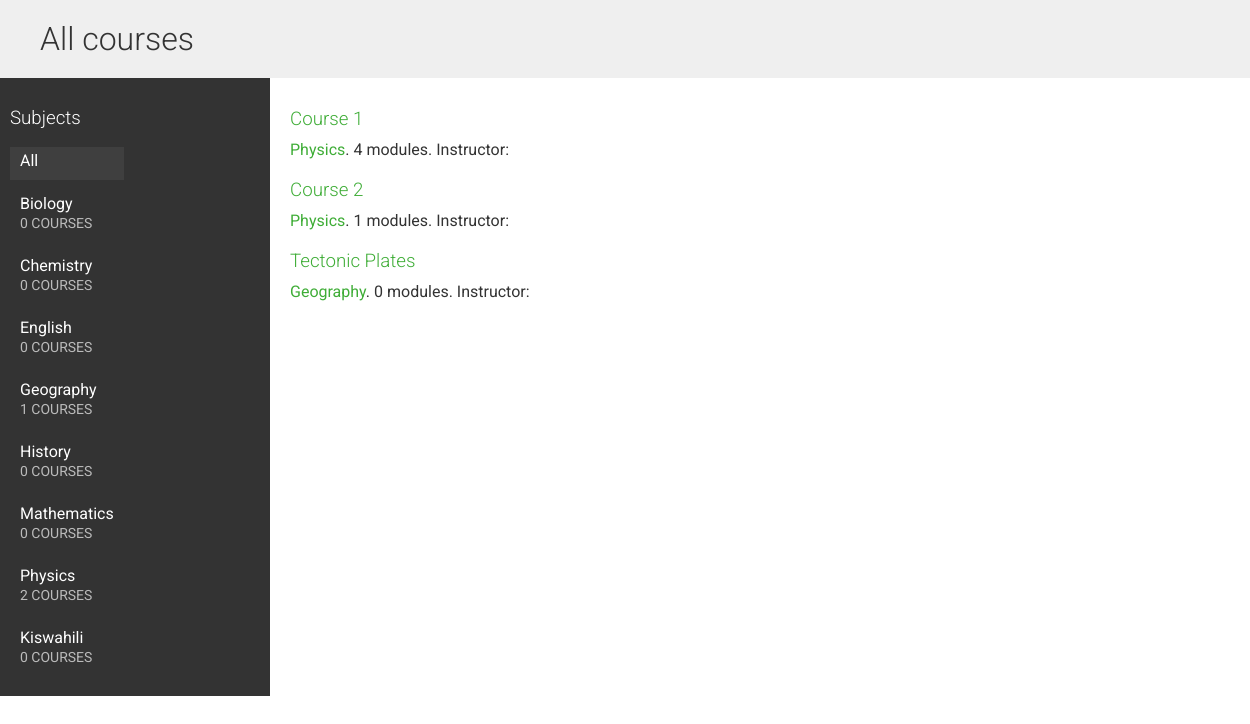
Page /courses/ on the earlier database version.
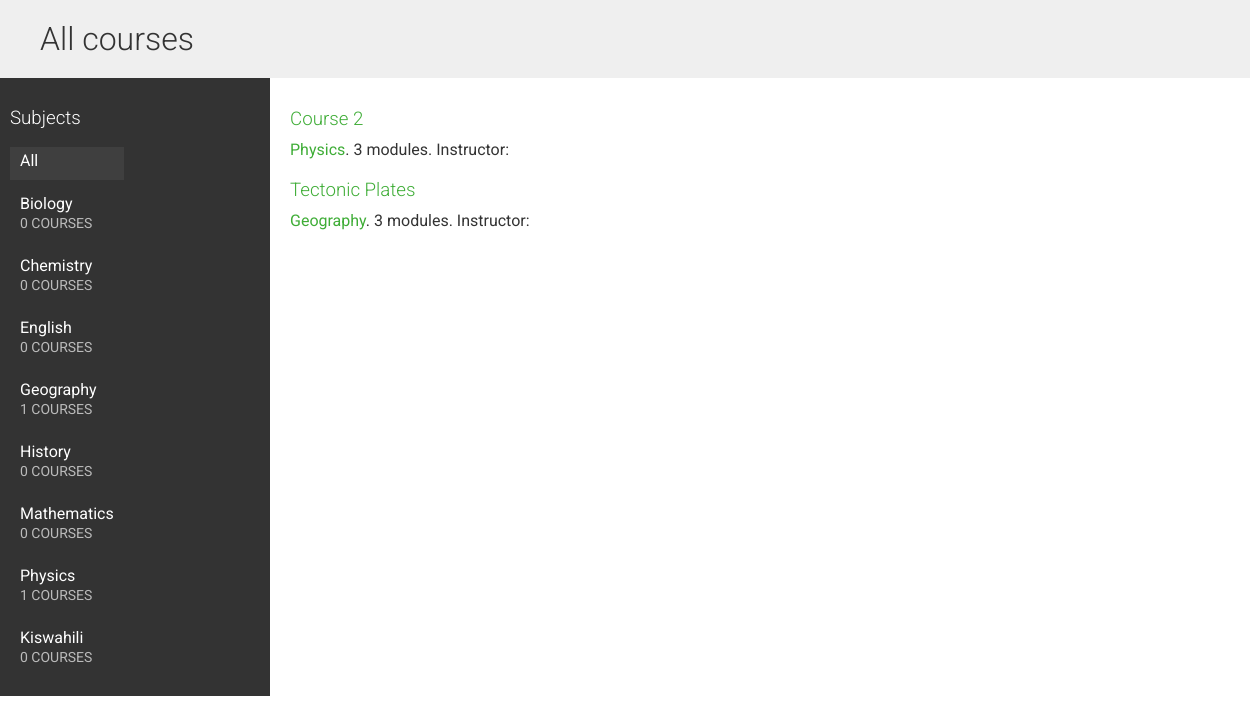
Same page on the later database version.
### courses/models.py (models this page shows, shortened)
class Subject(models.Model):
    title = models.CharField(max_length=200)
    slug = models.SlugField(max_length=200, unique=True)
    class Meta:
        ordering = ['title']
    def __str__(self):
        return self.title

class Course(models.Model):
    owner = models.ForeignKey(User,related_name='courses_created', on_delete=models.CASCADE)
    subject = models.ForeignKey(Subject, related_name='courses', on_delete=models.CASCADE)
    title = models.CharField(max_length=200)
    slug = models.SlugField(max_length=200, unique=True)
    overview = models.TextField()
    created = models.DateTimeField(auto_now_add=True)
    students = models.ManyToManyField(User, related_name='courses_joined', blank=True)
    class Meta:
        ordering = ['-created']

### courses/views.py (the view)
# urls.py: path('', CourseListView.as_view(), name='course_list'),
class CourseListView(TemplateResponseMixin, View):
    model = Course
    template_name = 'courses/list.html'
    def get(self, request, subject=None):
        subjects = Subject.objects.annotate(total_courses=Count('courses'))
        courses = Course.objects.annotate(total_modules=Count('modules'))
        if subject:
            subject = get_object_or_404(Subject, slug=subject)
            courses = courses.filter(subject=subject)
        return self.render_to_response({'subjects': subjects, 'subject': subject, 'courses': courses})

### templates/courses/list.html (shortened to what this page needs)
{% extends "base.html" %}
{% block content %}
    <h1>
        {% if subject %}
            {{ subject.title }} courses
        {% else %}
            All courses
        {% endif %}
    </h1>
    <div class="contents">
        <h3>Subjects</h3>
        <ul id="modules">
            <li {% if not subject %}class="selected"{% endif %}>
                <a href="{% url "course_list" %}">All</a>
            </li>
            {% for s in subjects %}
                <li {% if subject == s %}class="selected"{% endif %}>
                    <a href="{% url "course_list_subject" s.slug %}">
                        {{ s.title }}
                        <br>
                        <span>{{ s.total_courses }} courses</span>
                    </a>
                </li>
            {% endfor %}
        </ul>
    </div>
    <div class="module">
        {% for course in courses %}
            {% with subject=course.subject %}
                <h3>
                    <a href="{% url "course_detail" course.slug %}">
                        {{ course.title }}
                    </a>
                </h3>
                <p>
                    <a href="{% url "course_list_subject" subject.slug %}">{{subject }}</a>.
                        {{ course.total_modules }} modules.
                        Instructor: {{ course.owner.get_full_name }}
                </p>
            {% endwith %}
        {% endfor %}
    </div>
{% endblock %}

### templates/base.html (shortened to what this page needs)
{% load static %}
<!DOCTYPE html>
<html>
    <head>
        <link href="{% static "css/base.css" %}" rel="stylesheet">
    </head>
    <body>
        <div id="content">
            {% block content %}
            {% endblock %}
        </div>
    </body>
</html>

### static/css/base.css (style rules this page uses)
body { margin: 0; font-family: "Roboto", sans-serif; font-weight: 400; color: #333; }
a { color: #3fad37; text-decoration: none; }
ul { float: left; }
h1, h2, h3, h4, h5, h6 { font-family: "Roboto", sans-serif; font-weight: 300; }
h1 { background: #efefef; width: 100%; overflow: auto; padding: 20px 0 20px 40px; margin: 0; }
.module { padding: 10px 20px; float: left; width: 600px; }
.module h3 { margin: 20px 0 0; padding: 0; width: 100%; }
.module p { margin: 10px 0 20px; width: 100%; float: left; }
.contents { width: 20%; padding: 10px; float: left; background: #333; color: #fff; font-family: "Roboto", sans-serif; }
.contents ul { list-style: none; margin: 0; padding: 0; }
.contents ul li { margin: 0 0 10px 0; padding: 4px 10px 10px; overflow: auto; }
.contents ul li.selected { background: #3f3f3f; }
.contents ul span { text-transform: uppercase; color: #bbb; font-size: 14px; }
.contents ul a { display: block; color: #fff; text-decoration: none; }

Differences in the rows shown:
removed Course: title "Course 1", subject "Physics", total_modules "4"
computed for Subject "Physics": total_courses "2" → "1"
changed Course "Course 2": total_modules "1" → "3"
computed for Course "Tectonic Plates": total_modules "0" → "3"
